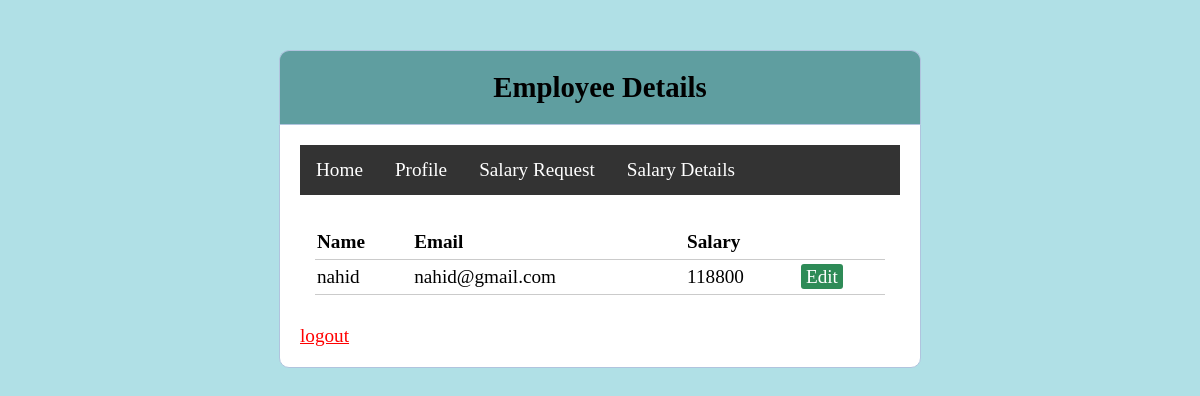
Screenshot of /employee_details.php (signed in) with the database file from the repository.
### tables this page shows
CREATE TABLE `employee` (
  `id` int(11) NOT NULL,
  `employee_name` varchar(255) NOT NULL,
  `employee_email` varchar(255) NOT NULL,
  `password` varchar(255) NOT NULL,
  `current_salary` int(11) NOT NULL,
  `request` int(11) NOT NULL DEFAULT 0,
  `disburse` int(11) NOT NULL DEFAULT 0,
  `date` date DEFAULT NULL,
  `increment` int(11) NOT NULL DEFAULT 0
);

### employee_details.php (the view, shortened to what this page needs)
<?php include('server.php') ?>
<!DOCTYPE html>
<html>
<head>
    <link rel="stylesheet" type="text/css" href="style.css">
</head>
<body>
<div class="header">
	<h2>Employee Details</h2>
</div>
<div class="content">
    <ul>
        <li><a href="employee_index.php" >Home</a></li>
        <li><a href="employee_details.php" >Profile</a></li>
        <li><a href="employee_request.php" >Salary Request</a></li>
        <li><a href="employee_salary.php" >Salary Details</a></li>
    </ul>
<?php
$email =$_SESSION['employee_email'];
$results = mysqli_query($db, "SELECT * FROM employee where employee_email='$email'");
?>
<table>
    <thead>
        <tr>
            <th>Name</th>
            <th>Email</th>
            <th>Salary</th>
        </tr>
    </thead>
    <?php while ($row = mysqli_fetch_array($results)) { ?>
        <tr>
            <td><?php echo $row['employee_name']; ?></td>
            <td><?php echo $row['employee_email']; ?></td>
            <td><?php echo $row['current_salary']; ?></td>
            <td>
                <a href="update_employee.php?edit=<?php echo $row['id']; ?>" class="edit_btn" >Edit</a>
            </td>
        </tr>
    <?php } ?>
</table>
<p> <a href="index.php?logout='1'" style="color: red;">logout</a> </p>
</div>
</body>
</html>

### style.css (style rules this page uses)
* { margin: 0px; padding: 0px; }
body { font-size: 120%; background: #F8F8FF; }
.header { width: 50%; margin: 50px auto 0px; color: white; background: #5F9EA0; text-align: center; border: 1px solid #B0C4DE; border-bottom: none; border-radius: 10px 10px 0px 0px; padding: 20px; }
form, .content { width: 50%; margin: 0px auto; padding: 20px; border: 1px solid #B0C4DE; background: white; border-radius: 0px 0px 10px 10px; }
table { width: 95%; margin: 30px auto; border-collapse: collapse; text-align: left; }
tr { border-bottom: 1px solid #cbcbcb; }
th, td { border: none; height: 30px; padding: 2px; }
.edit_btn { text-decoration: none; padding: 2px 5px; background: #2E8B57; color: white; border-radius: 3px; }
ul { list-style-type: none; margin: 0; padding: 0; overflow: hidden; background-color: #333; }
li { float: left; }
li a { display: block; color: white; text-align: center; padding: 14px 16px; text-decoration: none; }

### employee_details.php (style rules this page uses)
body { background-color: powderblue; }
h2 { color: black; }
p { color: red; }

### rows the page displays
employee: employee_name "nahid", employee_email "nahid@gmail.com", current_salary "118800"
